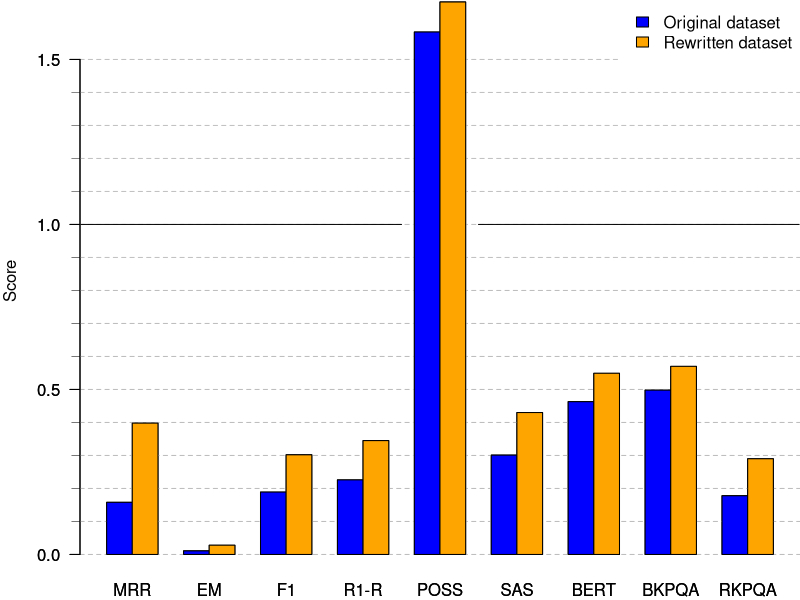

Recreate this plot in R.
data <- read.csv("scores-test-dataset-2021-07-20.csv")
data.best <- apply(data[,3:11], MARGIN=c(2), max, na.rm=TRUE)
data.rewritten <- read.csv("scores-test-dataset-rewritten-2021-07-20.csv")
data.rewritten.best <- apply(data.rewritten[,3:11], MARGIN=c(2), max, na.rm=TRUE)

mat <- matrix(c(data.best, data.rewritten.best), nrow=2, byrow=TRUE)
colnames(mat) <- gsub("\\.", "-", labels(data.best))

pdf("plot-best.pdf", width=8, height=4)
par(mar=c(2,4,0.1,0))
barplot(mat, beside=T, las=1, col=c("blue", "orange"), ylab="Score")
abline(h=(0:15)/10, col="gray", lty=2)
barplot(mat, beside=T, las=1, col=c("blue", "orange"), add=T)
legend("topright", c("Original dataset", "Rewritten dataset"), fill=c("blue", "orange"), bty="o", box.col="white", bg="white")
lines(c(0,12.5), c(1,1))
lines(c(15.5,28), c(1,1))
rug((0:15)/10, side=2, ticksize=-0.015)
dev.off()
